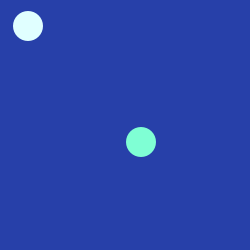
Frame 1 (no input)
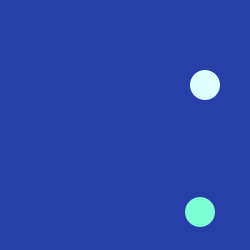
Frame 60 (the mouse pressed at the canvas centre just before this capture)
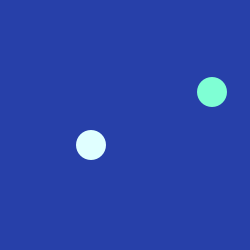
Frame 120 (the mouse held since frame 60 and released just before this capture)

The Processing sketch that drew these frames (run headless with seeded random() and noise(); from frame 60 on, the mouse is pressed at the canvas centre):

// Processing sketch: processing_66276
// ── processing_66276.pde



//variables
int circ = 30;

int xPos1, yPos1; //set below
int xPos2, yPos2; //set below
//int xPos3, yPos3; //set below
//int xPos4, yPos4; //set below

int xSpeed1 = 1;
int xSpeed2 = 3;
//int xSpeed3 = 1;
//int xSpeed4 = 2;

int ySpeed1 = 2;
int ySpeed2 = 1;
//int ySpeed3 = 3;
//int ySpeed4 = 1;

int xDirection1 = 1;
int xDirection2 = 1;
//int xDirection3 = 1;
//int xDirection4 = 1;

int yDirection1 = 1;
int yDirection2 = 1;
//int yDirection3 = 1;
//int yDirection4 = 1;

//style
void setup() 
{
  size(250, 250);
  noStroke();
  smooth(); 
  
  //shape starting point (center)
  xPos1 = width / 2;
  yPos1 = height / 2;

  xPos2 = 10;
  yPos2 = 10;

//CUT// ball three + four
//  xPos3 = 45;
//  yPos3 = 23;
//
//  xPos4 = 97;
//  yPos4 = 86;
//END CUT//

}


//bounce variables
 void draw() 
 {
  background(39, 64, 169);
  xPos1 = xPos1 + (xSpeed1 * xDirection1);
  yPos1 = yPos1 + (ySpeed1 * yDirection1);
  
  xPos2 = xPos2 + (xSpeed2 * xDirection2);
  yPos2 = yPos2 + (ySpeed2 * yDirection2);

//CUT// ball three + four  
//  xPos3 = xPos3 + (xSpeed3 * xDirection3);
//  yPos3 = yPos3 + (ySpeed3 * yDirection3);
  
//  xPos4 = xPos4 + (xSpeed4 * xDirection4);
//  yPos4 = yPos4 + (ySpeed4 * yDirection4);
//END CUT//

//ball one bounce_wall
  if(xPos1 > width - circ || xPos1 < 0) {
    xDirection1 *= -1;
  }
  if(yPos1 > height - circ || yPos1 < 0) {
    yDirection1 *= -1;
  }  
  fill(127, 255, 212);
  ellipse(xPos1 + circ/2, yPos1 + circ/2, 30, 30);
  
//ball two bounce_wall
  if(xPos2 > width - circ || xPos2 < 0) {
    xDirection2 *= -1;
  }
  if(yPos2 > height - circ || yPos2 < 0) {
    yDirection2 *= -1;
  }  
  fill(224, 255, 255);
  ellipse(xPos2 + circ/2, yPos2 + circ/2, 30, 30);

//CUT// ball three + four
//ball three bounce_wall
//  if(xPos3 > width - circ || xPos3 < 0) {
//    xDirection3 *= -1;
//  }
//  if(yPos3 > height - circ || yPos3 < 0) {
//    yDirection3 *= -1;
//  }  
//  fill(0, 245, 255, 15);
//  ellipse(xPos3 + circ/2, yPos3 + circ/2, 30, 30);
//ball four bounce_wall
//  if(xPos4 > width - circ || xPos4 < 0) {
//    xDirection4 *= -1;
//  }
//  if(yPos4 > height - circ || yPos4 < 0) {
//    yDirection4 *= -1;
//  }  
//  fill(187, 255, 255, 15);
//  ellipse(xPos4 + circ/2, yPos4 + circ/2, 30, 30);
//END CUT

//ball one collide
  if(dist(xPos1, yPos1, xPos2, yPos2) < 30) {
    xDirection1 *= -1;
  }  if(dist(xPos1, yPos1, xPos2, yPos2) < 30) {
    yDirection1 *= -1;
  }
  
//ball two collide
  if(dist(xPos1, yPos1, xPos2, yPos2) < 30) {
    xDirection2 *= -1;
  } if (dist(xPos1, yPos1, xPos2, yPos2) < 30) {
    yDirection2 *= -1;  
  }
  
  
  
}
